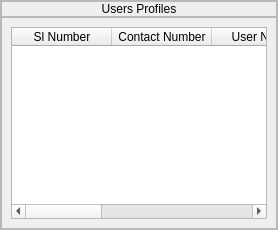
                  <widget class="QFrame" name="frame_147">
                   <property name="sizePolicy">
                    <sizepolicy hsizetype="Expanding" vsizetype="Preferred">
                     <horstretch>0</horstretch>
                     <verstretch>0</verstretch>
                    </sizepolicy>
                   </property>
                   <property name="frameShape">
                    <enum>QFrame::StyledPanel</enum>
                   </property>
                   <property name="frameShadow">
                    <enum>QFrame::Sunken</enum>
                   </property>
                   <layout class="QVBoxLayout" name="verticalLayout_111">
                    <property name="spacing">
                     <number>0</number>
                    </property>
                    <property name="leftMargin">
                     <number>0</number>
                    </property>
                    <property name="topMargin">
                     <number>0</number>
                    </property>
                    <property name="rightMargin">
                     <number>0</number>
                    </property>
                    <property name="bottomMargin">
                     <number>0</number>
                    </property>
                    <item alignment="Qt::AlignTop">
                     <widget class="QFrame" name="frame_148">
                      <property name="frameShape">
                       <enum>QFrame::StyledPanel</enum>
                      </property>
                      <property name="frameShadow">
                       <enum>QFrame::Raised</enum>
                      </property>
                      <layout class="QVBoxLayout" name="verticalLayout_112">
                       <property name="spacing">
                        <number>0</number>
                       </property>
                       <property name="leftMargin">
                        <number>0</number>
                       </property>
                       <property name="topMargin">
                        <number>0</number>
                       </property>
                       <property name="rightMargin">
                        <number>0</number>
                       </property>
                       <property name="bottomMargin">
                        <number>0</number>
                       </property>
                       <item>
                        <widget class="QLabel" name="label_69">
                         <property name="styleSheet">
                          <string notr="true">font: 16pt &quot;Century Gothic&quot;;</string>
                         </property>
                         <property name="text">
                          <string>Users Profiles</string>
                         </property>
                         <property name="alignment">
                          <set>Qt::AlignCenter</set>
                         </property>
                        </widget>
                       </item>
                      </layout>
                     </widget>
                    </item>
                    <item>
                     <widget class="QFrame" name="frame_149">
                      <property name="sizePolicy">
                       <sizepolicy hsizetype="Preferred" vsizetype="Expanding">
                        <horstretch>0</horstretch>
                        <verstretch>0</verstretch>
                       </sizepolicy>
                      </property>
                      <property name="frameShape">
                       <enum>QFrame::StyledPanel</enum>
                      </property>
                      <property name="frameShadow">
                       <enum>QFrame::Sunken</enum>
                      </property>
                      <layout class="QHBoxLayout" name="horizontalLayout_52">
                       <item>
                        <widget class="QTableWidget" name="tableWidget_5">
                         <column>
                          <property name="text">
                           <string>Sl Number</string>
                          </property>
                         </column>
                         <column>
                          <property name="text">
                           <string>Contact Number</string>
                          </property>
                         </column>
                         <column>
                          <property name="text">
                           <string>User Name</string>
                          </property>
                         </column>
                         <column>
                          <property name="text">
                           <string>Password</string>
                          </property>
                         </column>
                         <column>
                          <property name="text">
                           <string>ID Type</string>
                          </property>
                         </column>
                         <column>
                          <property name="text">
                           <string>ID No</string>
                          </property>
                         </column>
                        </widget>
                       </item>
                      </layout>
                     </widget>
                    </item>
                   </layout>
                  </widget>
